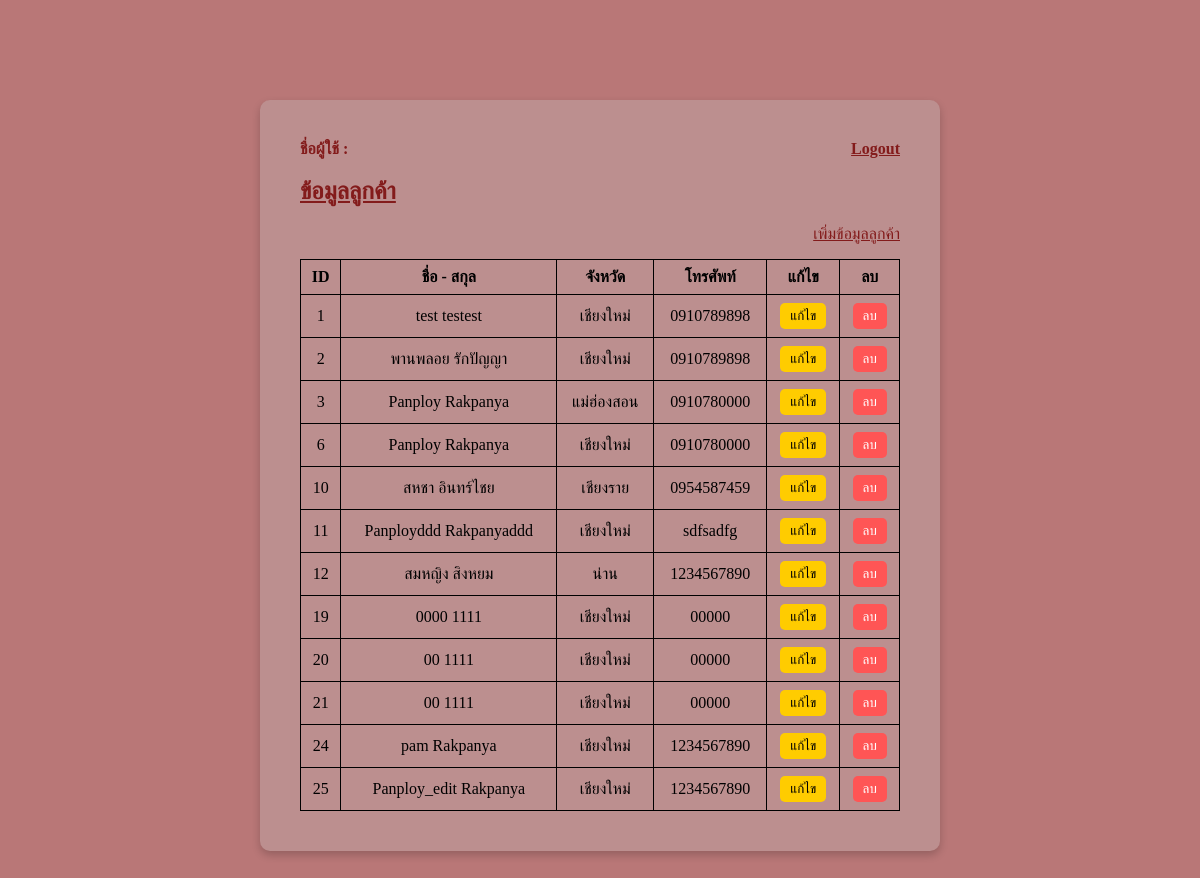
The page /Demo/Lab12_ShowCus.php on the database its author committed.
### tables this page shows
CREATE TABLE `customer` (
  `Customer_id` int(11) NOT NULL,
  `Customer_Name` varchar(50) NOT NULL,
  `Customer_Lastname` varchar(100) NOT NULL,
  `Gender` varchar(5) NOT NULL,
  `Age` int(11) NOT NULL,
  `Birthdate` varchar(10) NOT NULL,
  `Address` varchar(150) NOT NULL,
  `Province` varchar(50) NOT NULL,
  `Zipcode` varchar(5) NOT NULL,
  `Telephone` varchar(20) NOT NULL,
  `Customer_Description` text NOT NULL,
  `username` varchar(50) NOT NULL,
  `password` varchar(250) NOT NULL
);

### Demo/Lab12_ShowCus.php (the view, shortened to what this page needs)
<?php
$mysqli = new mysqli("localhost", "root", "1234", "mystore");
$query = "SELECT * FROM Customer";
$result = $mysqli->query($query);
?>
<!DOCTYPE html>
<html lang="th">
<head>
</head>
<body>
<div id="stylized">
<div class="user-container">
    <b class="NameUser">ชื่อผู้ใช้ : <?php echo htmlspecialchars($username); ?></b>
    <b class="add-link" onclick="window.location.href='Lab12_Logout.php';">Logout</b>
</div>
    <h2>ข้อมูลลูกค้า</h2>
    <p style="text-align: right;"class="add-link" onclick="window.location.href='Lab12_add_customer.php';">เพิ่มข้อมูลลูกค้า</p>
    <table>
        <tr>
            <th>ID</th>
            <th>ชื่อ - สกุล</th>
            <th>จังหวัด</th>
            <th>โทรศัพท์</th>
            <th>แก้ไข</th>
            <th>ลบ</th>
        </tr>
        <?php while ($row = $result->fetch_assoc()) { ?>
            <tr>
                <td><?php echo $row['Customer_id']; ?></td>
                <td><?php echo $row['Customer_Name'] . " " . $row['Customer_Lastname']; ?></td>
                <td><?php echo $row['Province']; ?></td>
                <td><?php echo $row['Telephone']; ?></td>
                <td><button class="edit-btn" onclick="window.location.href='Lab12_Edit.php?id=<?php echo $row['Customer_id']; ?>'">แก้ไข</button></td>
                <td><button class="delete-btn" onclick="confirmDelete(<?php echo $row['Customer_id']; ?>)">ลบ</button></td>
            </tr>
        <?php } ?>
    </table>
</div>
</body>
</html>

### Demo/Lab12_ShowCus.php (style rules this page uses)
body { background-color: #b97777; font-family: "Lucida Sans"; }
#stylized { width: 600px; padding: 40px; margin: 100px auto; background-color: rosybrown; border-radius: 10px; box-shadow: 0px 4px 8px rgba(0, 0, 0, 0.2); }
h2 { color: #831b1b; text-decoration: underline; }
table { width: 100%; border-collapse: collapse; }
th, td { border: 1px solid black; padding: 8px; text-align: center; }
.edit-btn, .delete-btn { cursor: pointer; padding: 5px 10px; background-color: #ffcc00; border: none; border-radius: 5px; }
.delete-btn { background-color: #ff5555; color: white; }
.user-container { display: flex; justify-content: space-between; align-items: center; width: 100%; margin-bottom: 10px; }
.NameUser { color:#831b1b; cursor: pointer; }
.add-link { color: #831b1b; text-decoration: underline; cursor: pointer; }

### rows shown on the page
customer: Customer_id "1", Customer_Name "test", Customer_Lastname "testest", Province "เชียงใหม่", Telephone "0910789898"
customer: Customer_id "2", Customer_Name "พานพลอย", Customer_Lastname "รักปัญญา", Province "เชียงใหม่", Telephone "0910789898"
customer: Customer_id "3", Customer_Name "Panploy", Customer_Lastname "Rakpanya", Province "แม่ฮ่องสอน", Telephone "0910780000"
customer: Customer_id "6", Customer_Name "Panploy", Customer_Lastname "Rakpanya", Province "เชียงใหม่", Telephone "0910780000"
customer: Customer_id "10", Customer_Name "สหชา", Customer_Lastname "อินทร์ไชย", Province "เชียงราย", Telephone "0954587459"
customer: Customer_id "11", Customer_Name "Panployddd", Customer_Lastname "Rakpanyaddd", Province "เชียงใหม่", Telephone "sdfsadfg"
customer: Customer_id "12", Customer_Name "สมหญิง", Customer_Lastname "สิงหยม", Province "น่าน", Telephone "1234567890"
customer: Customer_id "19", Customer_Name "0000", Customer_Lastname "1111", Province "เชียงใหม่", Telephone "00000"
customer: Customer_id "20", Customer_Name "00", Customer_Lastname "1111", Province "เชียงใหม่", Telephone "00000"
customer: Customer_id "21", Customer_Name "00", Customer_Lastname "1111", Province "เชียงใหม่", Telephone "00000"
customer: Customer_id "24", Customer_Name "pam", Customer_Lastname "Rakpanya", Province "เชียงใหม่", Telephone "1234567890"
customer: Customer_id "25", Customer_Name "Panploy_edit", Customer_Lastname "Rakpanya", Province "เชียงใหม่", Telephone "1234567890"
